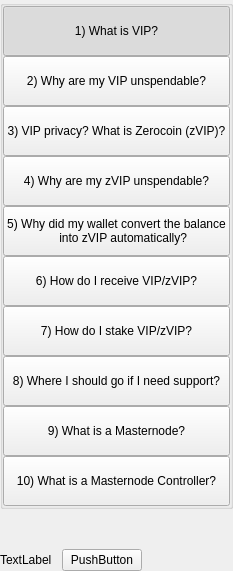
         <widget class="QWidget" name="left" native="true">
          <layout class="QVBoxLayout" name="verticalLayout_3">
           <property name="leftMargin">
            <number>0</number>
           </property>
           <property name="topMargin">
            <number>0</number>
           </property>
           <property name="rightMargin">
            <number>0</number>
           </property>
           <property name="bottomMargin">
            <number>0</number>
           </property>
           <item>
            <layout class="QVBoxLayout" name="verticalLayout_2">
             <property name="spacing">
              <number>0</number>
             </property>
             <item>
              <widget class="QWidget" name="containerButtons" native="true">
               <layout class="QVBoxLayout" name="verticalLayout">
                <property name="spacing">
                 <number>0</number>
                </property>
                <property name="leftMargin">
                 <number>0</number>
                </property>
                <property name="topMargin">
                 <number>0</number>
                </property>
                <property name="rightMargin">
                 <number>0</number>
                </property>
                <property name="bottomMargin">
                 <number>0</number>
                </property>
                <item>
                 <widget class="QGroupBox" name="groupBox">
                  <property name="title">
                   <string/>
                  </property>
                  <layout class="QVBoxLayout" name="verticalLayout_9">
                   <property name="spacing">
                    <number>0</number>
                   </property>
                   <property name="leftMargin">
                    <number>0</number>
                   </property>
                   <property name="topMargin">
                    <number>0</number>
                   </property>
                   <property name="rightMargin">
                    <number>0</number>
                   </property>
                   <property name="bottomMargin">
                    <number>0</number>
                   </property>
                   <item>
                    <widget class="QPushButton" name="pushButtonFaq1">
                     <property name="minimumSize">
                      <size>
                       <width>0</width>
                       <height>50</height>
                      </size>
                     </property>
                     <property name="maximumSize">
                      <size>
                       <width>16777215</width>
                       <height>50</height>
                      </size>
                     </property>
                     <property name="focusPolicy">
                      <enum>Qt::NoFocus</enum>
                     </property>
                     <property name="text">
                      <string>1) What is VIP?</string>
                     </property>
                     <property name="checkable">
                      <bool>true</bool>
                     </property>
                     <property name="checked">
                      <bool>true</bool>
                     </property>
                     <property name="autoExclusive">
                      <bool>true</bool>
                     </property>
                    </widget>
                   </item>
                   <item>
                    <widget class="QPushButton" name="pushButtonFaq2">
                     <property name="minimumSize">
                      <size>
                       <width>0</width>
                       <height>50</height>
                      </size>
                     </property>
                     <property name="maximumSize">
                      <size>
                       <width>16777215</width>
                       <height>50</height>
                      </size>
                     </property>
                     <property name="focusPolicy">
                      <enum>Qt::NoFocus</enum>
                     </property>
                     <property name="text">
                      <string>2) Why are my VIP unspendable?</string>
                     </property>
                     <property name="checkable">
                      <bool>true</bool>
                     </property>
                     <property name="autoExclusive">
                      <bool>true</bool>
                     </property>
                    </widget>
                   </item>
                   <item>
                    <widget class="QPushButton" name="pushButtonFaq3">
                     <property name="minimumSize">
                      <size>
                       <width>0</width>
                       <height>50</height>
                      </size>
                     </property>
                     <property name="maximumSize">
                      <size>
                       <width>16777215</width>
                       <height>16777215</height>
                      </size>
                     </property>
                     <property name="focusPolicy">
                      <enum>Qt::NoFocus</enum>
                     </property>
                     <property name="text">
                      <string>3) VIP privacy? What is Zerocoin (zVIP)?</string>
                     </property>
                     <property name="checkable">
                      <bool>true</bool>
                     </property>
                     <property name="autoExclusive">
                      <bool>true</bool>
                     </property>
                    </widget>
                   </item>
                   <item>
                    <widget class="QPushButton" name="pushButtonFaq4">
                     <property name="minimumSize">
                      <size>
                       <width>0</width>
                       <height>50</height>
                      </size>
                     </property>
                     <property name="maximumSize">
                      <size>
                       <width>16777215</width>
                       <height>16777215</height>
                      </size>
                     </property>
                     <property name="focusPolicy">
                      <enum>Qt::NoFocus</enum>
                     </property>
                     <property name="text">
                      <string>4) Why are my zVIP unspendable?</string>
                     </property>
                     <property name="checkable">
                      <bool>true</bool>
                     </property>
                     <property name="autoExclusive">
                      <bool>true</bool>
                     </property>
                    </widget>
                   </item>
                   <item>
                    <widget class="QPushButton" name="pushButtonFaq5">
                     <property name="minimumSize">
                      <size>
                       <width>0</width>
                       <height>50</height>
                      </size>
                     </property>
                     <property name="focusPolicy">
                      <enum>Qt::NoFocus</enum>
                     </property>
                     <property name="text">
                      <string>5) Why did my wallet convert the balance
    into zVIP automatically?</string>
                     </property>
                     <property name="checkable">
                      <bool>true</bool>
                     </property>
                     <property name="autoExclusive">
                      <bool>true</bool>
                     </property>
                    </widget>
                   </item>
                   <item>
                    <widget class="QPushButton" name="pushButtonFaq6">
                     <property name="minimumSize">
                      <size>
                       <width>0</width>
                       <height>50</height>
                      </size>
                     </property>
                     <property name="focusPolicy">
                      <enum>Qt::NoFocus</enum>
                     </property>
                     <property name="text">
                      <string>6) How do I receive VIP/zVIP?</string>
                     </property>
                     <property name="checkable">
                      <bool>true</bool>
                     </property>
                     <property name="autoExclusive">
                      <bool>true</bool>
                     </property>
                    </widget>
                   </item>
                   <item>
                    <widget class="QPushButton" name="pushButtonFaq7">
                     <property name="minimumSize">
                      <size>
                       <width>0</width>
                       <height>50</height>
                      </size>
                     </property>
                     <property name="focusPolicy">
                      <enum>Qt::NoFocus</enum>
                     </property>
                     <property name="text">
                      <string>7) How do I stake VIP/zVIP?</string>
                     </property>
                     <property name="checkable">
                      <bool>true</bool>
                     </property>
                     <property name="autoExclusive">
                      <bool>true</bool>
                     </property>
                    </widget>
                   </item>
                   <item>
                    <widget class="QPushButton" name="pushButtonFaq8">
                     <property name="minimumSize">
                      <size>
                       <width>0</width>
                       <height>50</height>
                      </size>
                     </property>
                     <property name="focusPolicy">
                      <enum>Qt::NoFocus</enum>
                     </property>
                     <property name="text">
                      <string>8) Where I should go if I need support?</string>
                     </property>
                     <property name="checkable">
                      <bool>true</bool>
                     </property>
                     <property name="autoExclusive">
                      <bool>true</bool>
                     </property>
                    </widget>
                   </item>
                   <item>
                    <widget class="QPushButton" name="pushButtonFaq9">
                     <property name="minimumSize">
                      <size>
                       <width>0</width>
                       <height>50</height>
                      </size>
                     </property>
                     <property name="focusPolicy">
                      <enum>Qt::NoFocus</enum>
                     </property>
                     <property name="text">
                      <string>9) What is a Masternode?</string>
                     </property>
                     <property name="checkable">
                      <bool>true</bool>
                     </property>
                     <property name="autoExclusive">
                      <bool>true</bool>
                     </property>
                    </widget>
                   </item>
                   <item>
                    <widget class="QPushButton" name="pushButtonFaq10">
                     <property name="minimumSize">
                      <size>
                       <width>0</width>
                       <height>50</height>
                      </size>
                     </property>
                     <property name="focusPolicy">
                      <enum>Qt::NoFocus</enum>
                     </property>
                     <property name="text">
                      <string>10) What is a Masternode Controller?</string>
                     </property>
                     <property name="checkable">
                      <bool>true</bool>
                     </property>
                     <property name="autoExclusive">
                      <bool>true</bool>
                     </property>
                    </widget>
                   </item>
                  </layout>
                 </widget>
                </item>
               </layout>
              </widget>
             </item>
             <item>
              <spacer name="verticalSpacer">
               <property name="orientation">
                <enum>Qt::Vertical</enum>
               </property>
               <property name="sizeHint" stdset="0">
                <size>
                 <width>20</width>
                 <height>40</height>
                </size>
               </property>
              </spacer>
             </item>
             <item>
              <layout class="QHBoxLayout" name="horizontalLayout_2">
               <item>
                <widget class="QLabel" name="labelWebLink">
                 <property name="text">
                  <string>TextLabel</string>
                 </property>
                </widget>
               </item>
               <item>
                <spacer name="horizontalSpacer_4">
                 <property name="orientation">
                  <enum>Qt::Horizontal</enum>
                 </property>
                 <property name="sizeType">
                  <enum>QSizePolicy::Minimum</enum>
                 </property>
                 <property name="sizeHint" stdset="0">
                  <size>
                   <width>10</width>
                   <height>20</height>
                  </size>
                 </property>
                </spacer>
               </item>
               <item>
                <widget class="QPushButton" name="pushButtonWebLink">
                 <property name="focusPolicy">
                  <enum>Qt::NoFocus</enum>
                 </property>
                 <property name="text">
                  <string>PushButton</string>
                 </property>
                </widget>
               </item>
               <item>
                <spacer name="horizontalSpacer_2">
                 <property name="orientation">
                  <enum>Qt::Horizontal</enum>
                 </property>
                 <property name="sizeHint" stdset="0">
                  <size>
                   <width>40</width>
                   <height>20</height>
                  </size>
                 </property>
                </spacer>
               </item>
              </layout>
             </item>
            </layout>
           </item>
          </layout>
         </widget>
